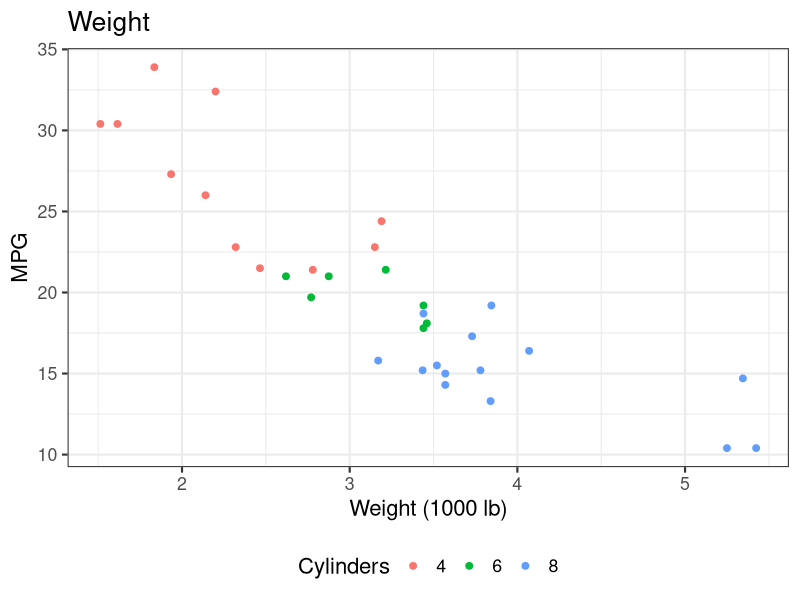
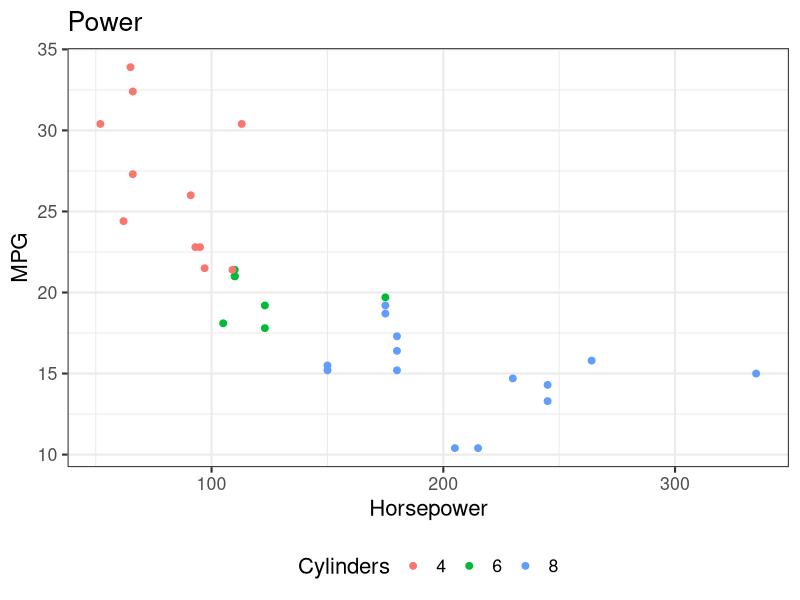

These figures' R source, in order:
library(ggplot2)
library(gridExtra)

theme_fig <- theme_bw(base_size = 16) + theme(legend.position = "bottom")
p1 <- ggplot(mtcars, aes(wt, mpg, colour = factor(cyl))) + geom_point(size = 2) +
  labs(title = "Weight", x = "Weight (1000 lb)", y = "MPG", colour = "Cylinders") + theme_fig
p2 <- ggplot(mtcars, aes(hp, mpg, colour = factor(cyl))) + geom_point(size = 2) +
  labs(title = "Power", x = "Horsepower", y = "MPG", colour = "Cylinders") + theme_fig
g <- arrangeGrob(p1, p2, ncol = 2)
ggsave("figure.png", g, width = 10, height = 4.5)
